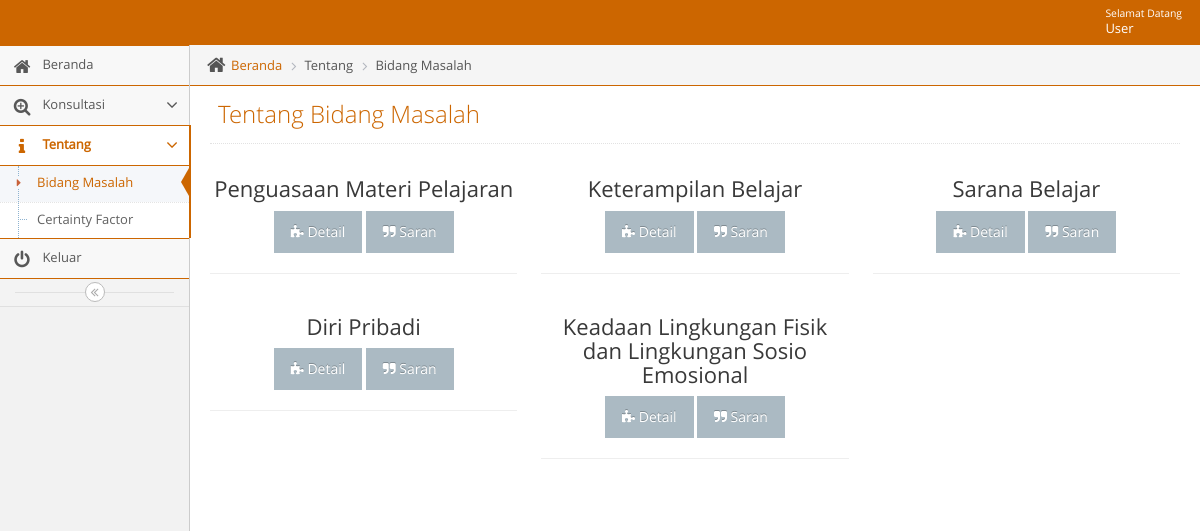
Before: /admin/adminmainapp.php?unit=p_bidang_masalah_unit&act=datagrid (signed in) with the older database file.
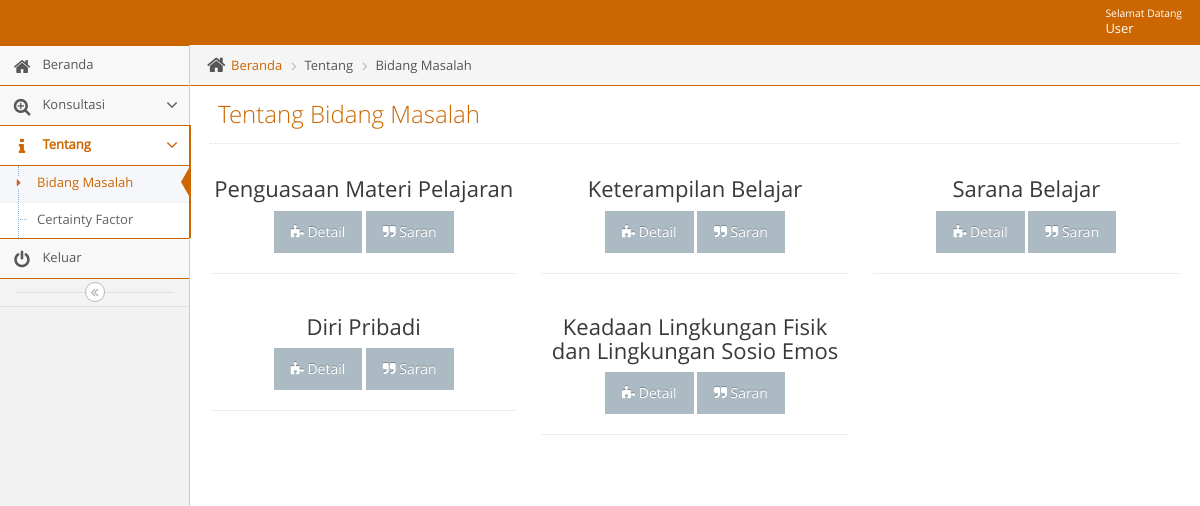
After: the same page with the newer database file.
### tables this page shows
CREATE TABLE `t_bidang_masalah` (
  `id_bidang_masalah` int(11) NOT NULL,
  `kode_bidang_masalah` varchar(5) NOT NULL,
  `nama_bidang_masalah` varchar(50) NOT NULL,
  `detail_bidang_masalah` varchar(500) NOT NULL,
  `layanan` varchar(1000) NOT NULL
);

### admin/unit/p_bidang_masalah_unit.php (the view, shortened to what this page needs)
<?php
include("../admin/leftbar.php");
?>
		<div class="main-content">
			<div class="main-content-inner">
				<div class="breadcrumbs ace-save-state" id="breadcrumbs">
						<ul class="breadcrumb">
							<li>
								<i class="ace-icon fa fa-home home-icon"></i>
								<a href="#">Beranda</a>
							</li>
              <li>Tentang</li>
							<li>Bidang Masalah</li>
						</ul>
					</div>
				<div class="page-content">
					<div class="page-header">
						<h1>Tentang Bidang Masalah</h1>
					</div>
					<div class="row">
  <?php
	$hasill =" SELECT * FROM t_bidang_masalah ";
  $hasil = mysqli_query($mysqli, $hasill);
  while ($r = mysqli_fetch_array($hasil)) {
      ?>
      <div class="col-lg-4 col-md-4 col-sm-4 col-xs-12" data-aos="fade-right">
        <div class="card text-center">
          <div class="card-block">
            <h4 class="card-title"><h3 class="bg-keterangan"><?php echo $r['nama_bidang_masalah']; ?></h3>
              <a class="btn bg-maroon btn-flat margin" href="#" data-toggle="modal" data-target="#modal<?php echo $r['kode_bidang_masalah']; ?>"><i class="fa fa-puzzle-piece" aria-hidden="true"></i> Detail</a>
              <a class="btn bg-olive btn-flat margin" href="#" data-toggle="modal" data-target="#modaltindakan<?php echo $r['kode_bidang_masalah']; ?>"><i class="fa fa-quote-right" aria-hidden="true"></i> Saran</a>
          </div>
        </div>
        <hr>
      </div>
  <?php } ?>
</div>
					</div>
				</div>
			</div>
		</div>
            <?php
            include("../admin/footer.php");
            ?>
	</body>
</html>

Changed rows visible on the page:
changed t_bidang_masalah: nama_bidang_masalah "Keadaan Lingkungan Fisik dan Lingkungan Sosio Emosional" → "Keadaan Lingkungan Fisik dan Lingkungan Sosio Emos"
